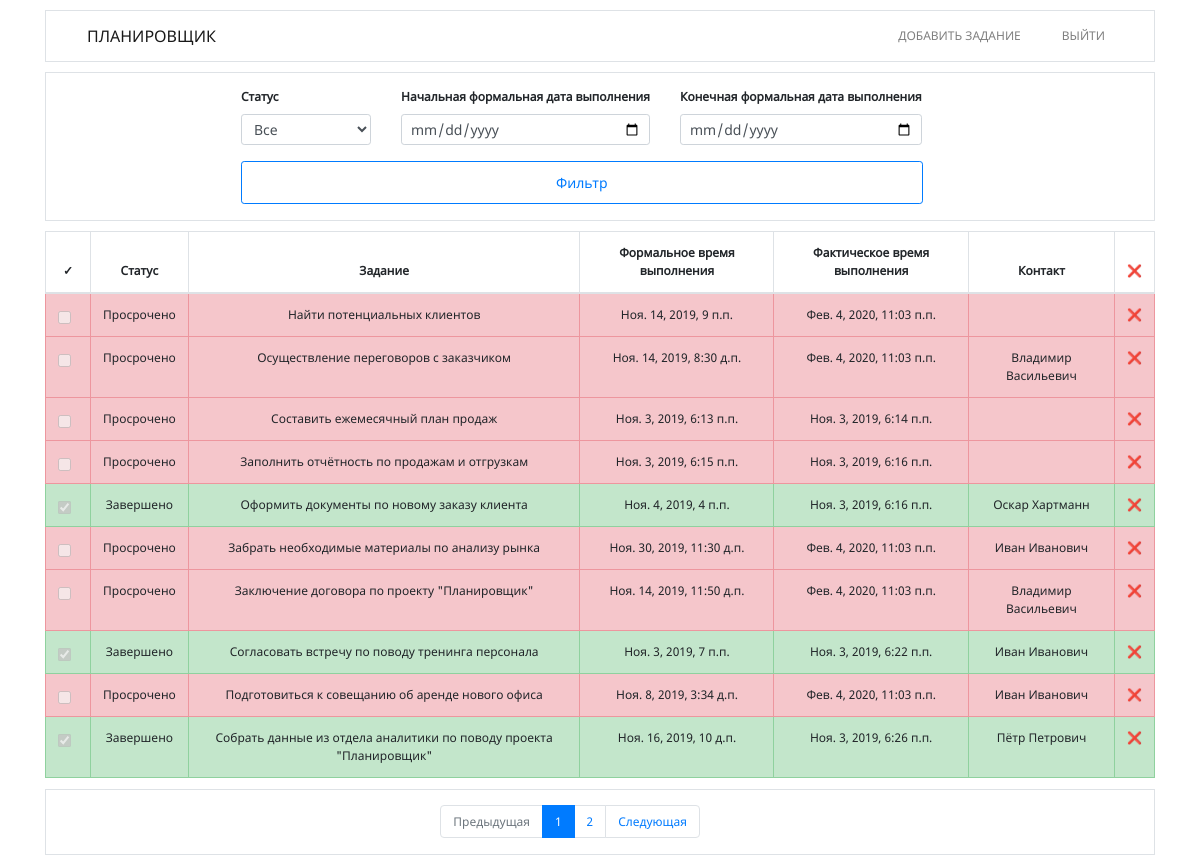
The app's page / (signed in), older data.
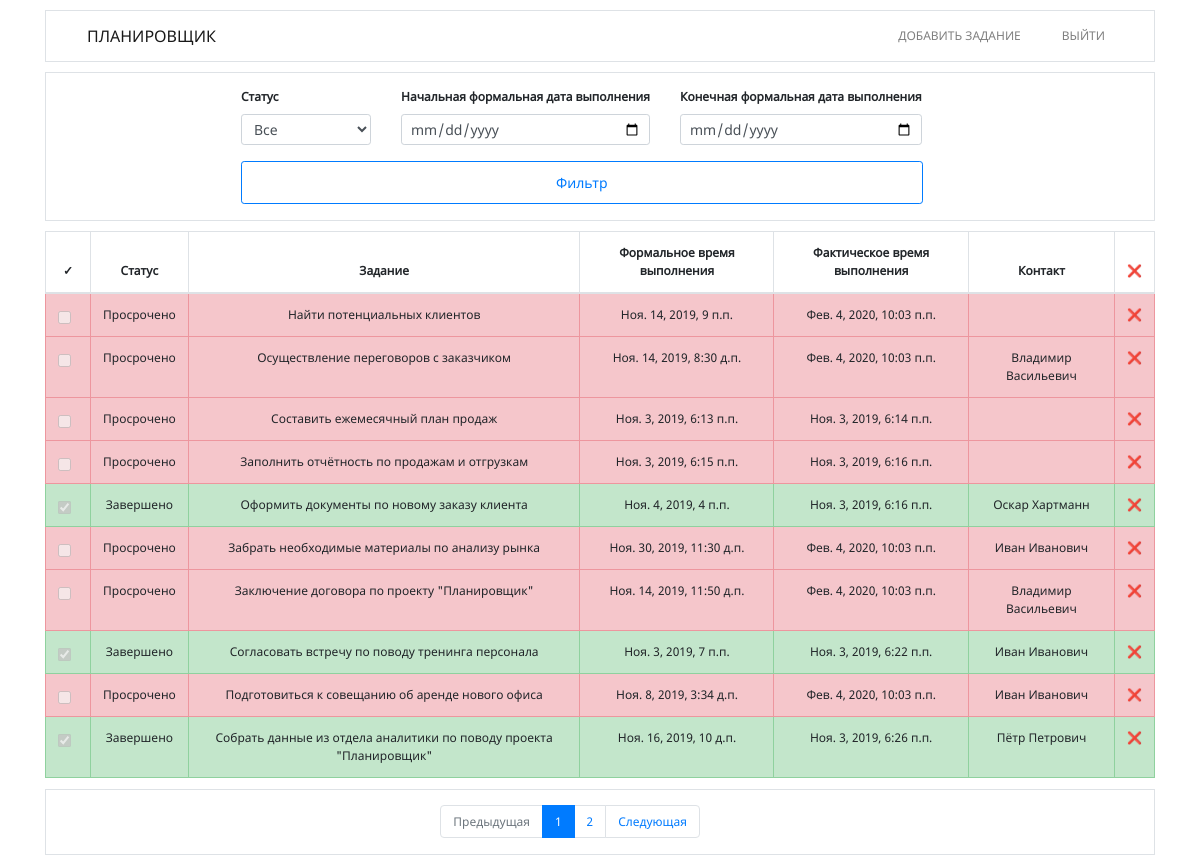
The same page, newer data.
### tasks/models.py (models this page shows, shortened)
class Task(models.Model):
    worker = models.ForeignKey(
        Worker,
        on_delete=models.CASCADE,
        related_name='tasks'
    )
    text = models.TextField(max_length=100)
    created = models.DateTimeField(auto_now=True)
    actual_end_date = models.DateTimeField(null=True, blank=True, default=None)
    expected_end_date = models.DateTimeField(null=True, blank=True, default=None)
    status = models.ForeignKey(
        Status,
        null=True,
        blank=True,
        on_delete=models.SET_NULL,
        related_name='tasks'
    )
    contact = models.CharField(
        max_length=150,
        null=True,
        blank=True,
        default=None
    )
    def save(self, *args, **kwargs):
        if not self.id:
            self.status = Status.objects.get(text='Выполняется')
        else:
            if self.status.text == 'Выполняется':
                self.actual_end_date = None
            else:
                self.actual_end_date = timezone.now()
        super().save(*args, **kwargs)
    @property
    def time_is_over(self):
        if self.expected_end_date:
            if self.expected_end_date <= timezone.now():
                return True
        return False

class Status(models.Model):
    text = models.CharField(max_length=100)
    class Meta:
        verbose_name_plural = 'Statuses'
    def __str__(self):
        return self.text

### tasks/views.py (the view)
# urls.py: path('', views.tasks_list, name='tasks_list'),
@login_required(redirect_field_name='')
def tasks_list(request):
    tasks = Task.objects.filter(worker__user=request.user)
    for task in tasks:
        if not task.actual_end_date and task_is_expired(task):
            task.status = Status.objects.get(text='Просрочено')
            task.save()
    data = request.GET
    try:
        status_id = int(data.get('status'))
    except:
        status_id = None
    start_date = data.get('start_date')
    end_date = data.get('end_date')
    if status_id:
        tasks = tasks.filter(status__id=int(status_id))
    if start_date:
        year, month, day = [int(d) for d in start_date.split('-')]
        start_date = datetime(year=year, month=month, day=day, hour=0, minute=0)
    if end_date:
        year, month, day = [int(d) for d in end_date.split('-')]
        end_date = datetime(year=year, month=month, day=day, hour=23, minute=59)
    if start_date and end_date:
        if start_date < end_date:
            tasks = tasks.filter(expected_end_date__range=(start_date, end_date))
    elif start_date:
        tasks = tasks.filter(expected_end_date__gte=start_date)
    elif end_date:
        tasks = tasks.filter(expected_end_date__lte=end_date)
    page = data.get('page', 1) if data.get('page', 1) else 1
    paginator = Paginator(tasks, 10)
    try:
        tasks = paginator.page(page)
    except EmptyPage:
        tasks = paginator.page(1)
    context = {
        'tasks': tasks,
        'statuses': Status.objects.all(),
        'selected_status_id': status_id,
        'start_date': start_date.strftime('%Y-%m-%d') if start_date else None,
        'end_date': end_date.strftime('%Y-%m-%d') if end_date else None,
    }
    return render(request, 'tasks/tasks_list.html', context)

### tasks/templatetags/tasks_extra.py (called while the page is built)
@register.simple_tag(takes_context=True)
def url_replace(context, **kwargs):
    query = context['request'].GET.dict()
    query.update(kwargs)
    return urlencode(query)

### tasks/utils.py (called while the page is built)
def task_is_expired(task):
    if task.expected_end_date and timezone.now() > task.expected_end_date:
        return True
    return False

### templates/tasks/tasks_list.html (shortened to what this page needs)
{% extends  'tasks/base.html' %}
{% load tasks_extra %}
{% block content %}
<div class="container">
    <div class="tasks-filter">
        <form method="get">
            <div class="form-row">
                <div class="form-group">
                    <label>Статус</label>
                    <select name="status" class="form-control form-control-sm" id="inlineFormCustomSelectPref">
                        <option {% if not selected_status_id %}selected{% endif %}>Все</option>
                    </select>
                </div>
                <div class="form-group">
                    <label>Начальная формальная дата выполнения</label>
                    <input type="date" value="{{ start_date }}" name="start_date" class="form-control form-control-sm" placeholder="Начальная дата">
                </div>
                <div class="form-group">
                    <label>Конечная формальная дата выполнения</label>
                    <input type="date" value="{{ end_date }}" name="end_date" class="form-control form-control-sm" placeholder="Конечная дата">
                </div>
            </div>
            <div class="form-row">
                <div class="form-group">
                    <button class="btn btn-outline-primary btn-sm btn-sm btn-filter" type="submit">Фильтр</button>
                </div>
            </div>
        </form>
    </div>
    {% if tasks %}
        <div class="tasks-list">
                <table class="table table-hover">
                    <thead>
                        <tr>
                            <th>&#10003;</th>
                            <th scope="col">Статус</th>
                            <th scope="col">Задание</th>
                            <th scope="col">Формальное время выполнения</th>
                            <th scope="col">Фактическое время выполнения</th>
                            <th scope="col">Контакт</th>
                            <th scope="col">&#10060;</th>
                        </tr>
                    </thead>
                    <tbody>
                        {% for task in tasks %}
                            {% if task.status.text == 'Выполняется' %}
                                <tr class="table-warning">
                                    {% include 'tasks/task_tr.html' %}
                                </tr>
                            {% elif task.status.text == 'Просрочено' %}
                                <tr class="table-danger">
                                    {% include 'tasks/task_tr.html' %}
                                </tr>
                            {% elif task.status.text == 'Завершено' %}
                                <tr class="table-success">
                                    {% include 'tasks/task_tr.html' %}
                                </tr>
                            {% endif %}
                        {% endfor %}
                    </tbody>
                </table>
        </div>
        <nav class="paginator" aria-label="...">
            <div class="row">
                <div class="col-lg-4 offset-lg-4">
                  <ul class="pagination">
                    {% if tasks.has_previous %}
                        <li class="page-item">
                          <a class="page-link" href="?{% url_replace page=tasks.previous_page_number %}">Предыдущая</a>
                        </li>
                    {% else %}
                        <li class="page-item disabled">
                            <span class="page-link">Предыдущая</span>
                        </li>
                    {% endif %}
                    {% for page_number in tasks.paginator.page_range %}
                        {% if tasks.number == page_number %}
                            <li class="page-item active">
                              <span class="page-link">
                                {{ page_number }}
                              </span>
                            </li>
                        {% else %}
                            <li class="page-item">
                                <a class="page-link" href="?{% url_replace page=page_number %}">{{ page_number }}</a>
                            </li>
                        {% endif %}
                    {% endfor %}
                    {% if tasks.has_next %}
                        <li class="page-item">
                          <a class="page-link" href="?{% url_replace page=tasks.next_page_number %}">Cледующая</a>
                        </li>
                    {% else %}
                        <li class="page-item disabled">
                            <span class="page-link">Следующая</span>
                        </li>
                    {% endif %}
                  </ul>
                </div>
            </div>
        </nav>
    {% else %}
        <div class="tasks-count-ziro">
            <h3>По данному запросу нет ни одной записи</h3>
        </div>
    {% endif %}
</div>
{% endblock %}

### templates/tasks/base.html (shortened to what this page needs)
{% extends 'base.html' %}
{% block navbar %}
<div class="container">
    <nav class="navbar navbar-expand-lg navbar-light">
        <a class="navbar-brand" href="{% url 'tasks_list' %}">Планировщик</a>
        <div class="collapse navbar-collapse" id="navbarSupportedContent">
            <ul class="navbar-nav ml-auto">
                <li class="nav-item">
                    <a class="nav-link" href="{% url 'create_task' %}">Добавить задание</a>
                </li>
                <li class="nav-item">
                    <a class="nav-link" href="{% url 'logout' %}">Выйти</a>
                </li>
            </ul>
        </div>
    </nav>
</div>
{% endblock %}

### templates/base.html (shortened to what this page needs)
{% load staticfiles %}
<!DOCTYPE html>
<html>
<head>
    <link rel="stylesheet" type="text/css" href="{% static 'bootstrap/css/bootstrap.min.css' %}">
    <link rel="stylesheet" type="text/css" href="{% static 'css/style.css' %}">
</head>
<body>
    {% block navbar %}{% endblock %}
    {% block content %}
    {% endblock %}
</body>
</html>

### templates/tasks/task_tr.html (shortened to what this page needs)
{% load tasks_extra %}
<td>
    <div class="form-check">
        <input class="form-check-input" type="checkbox" value="" id="defaultCheck1"
        {% if task.status.text == 'Завершено' %}checked{% endif %}
        {% if task.time_is_over %}disabled{% endif %}
        >
    </div>
</td>
<td>{{ task.status }}</td>
<td class="task-text">{{ task.text }}</td>
{% if task.expected_end_date %}
    <td >{{ task.expected_end_date }}</td>
{% else %}
    <td>
        <div class="none"></div>
    </td>
{% endif %}
{% if task.actual_end_date %}
    <td>{{ task.actual_end_date }}</td>
{% else %}
    <td>
        <div class="none"></div>
    </td>
{% endif %}
{% if task.contact %}
    <td>{{ task.contact }}</td>
{% else %}
    <td>
    </td>
{% endif %}
<td>
    <a href="{% url 'delete_task' pk=task.id %}?{% url_replace %}">&#10060;</a>
</td>

### static/css/style.css (style rules this page uses)
body { font-size: 12px; font-family: NotoSans; }
a { color: #333; text-decoration: none; }
nav { border: 1px solid #dee2e6; margin: 10px 0; }
nav .nav-item { margin-right: 25px; text-transform: uppercase; }
nav .navbar-brand { margin-left: 25px; text-transform: uppercase; font-size: 16px; }
table .task-text { max-width: 800px; }
table th { border: 1px solid #dee2e6; }
table td { position: relative; border: 1px solid #dee2e6; }
.tasks-list table { margin-top: 10px; text-align: center; }
.tasks-filter { border: 1px solid #dee2e6; padding-top: 15px; padding-left: 200px; }
.tasks-filter .form-group { margin-right: 30px; }
.tasks-filter .btn-filter { padding: 10px 314px; }
.tasks-filter label { font-size: 12px; text-align: center; font-weight: bold; }
.pagination { margin-left: 15px; margin-top: 15px; }
.paginator { margin-top: -5px; }

Row changes from the older to the newer data that the page shows:
changed Task "Найти потенциальных клиентов": actual_end_date "Фев. 4, 2020, 11:03 п.п." → "Фев. 4, 2020, 10:03 п.п."
changed Task "Осуществление переговоров с заказчиком": actual_end_date "Фев. 4, 2020, 11:03 п.п." → "Фев. 4, 2020, 10:03 п.п."
changed Task "Забрать необходимые материалы по анализу рынка": actual_end_date "Фев. 4, 2020, 11:03 п.п." → "Фев. 4, 2020, 10:03 п.п."
changed Task "Заключение договора по проекту \"Планировщик\"": actual_end_date "Фев. 4, 2020, 11:03 п.п." → "Фев. 4, 2020, 10:03 п.п."
changed Task "Подготовиться к совещанию об аренде нового офиса": actual_end_date "Фев. 4, 2020, 11:03 п.п." → "Фев. 4, 2020, 10:03 п.п."
